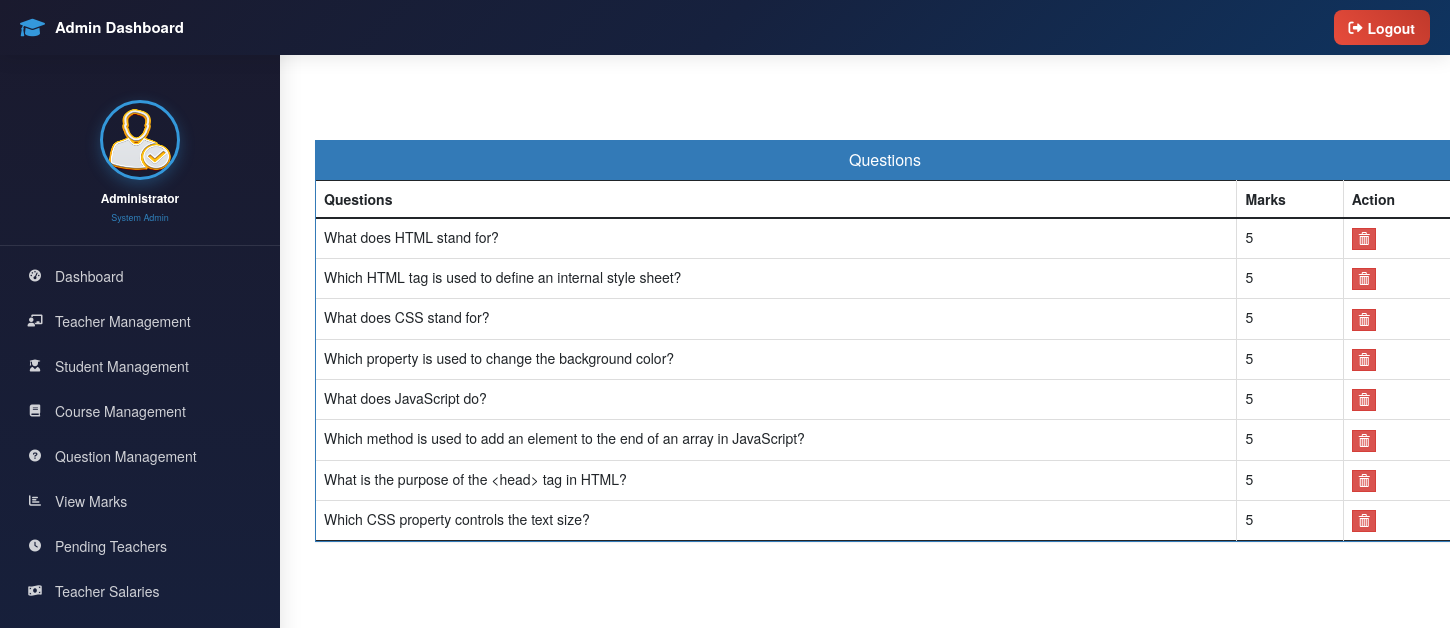
The page /view-question/6 (signed in) on the database its author committed.
### exam/models.py (models this page shows)
class Question(models.Model):
    course=models.ForeignKey(Course,on_delete=models.CASCADE)
    marks=models.PositiveIntegerField()
    question=models.CharField(max_length=600)
    option1=models.CharField(max_length=200)
    option2=models.CharField(max_length=200)
    option3=models.CharField(max_length=200)
    option4=models.CharField(max_length=200)
    cat=(('Option1','Option1'),('Option2','Option2'),('Option3','Option3'),('Option4','Option4'))
    answer=models.CharField(max_length=200,choices=cat)

### exam/views.py (the view)
# urls.py: path('view-question/<int:pk>', views.view_question_view,name='view-question'),
@login_required(login_url='adminlogin')
def view_question_view(request,pk):
    questions=models.Question.objects.all().filter(course_id=pk)
    return render(request,'exam/view_question.html',{'questions':questions})

### templates/exam/view_question.html (shortened to what this page needs)
{% extends 'exam/adminbase.html' %}
{% block content %}
{%load static%}
<head>
  <link href="//netdna.bootstrapcdn.com/bootstrap/3.0.0/css/bootstrap.min.css" rel="stylesheet" id="bootstrap-css">
</head>
<br><br>
<div class="container">
  <div class="panel panel-primary rounded-0">
    <div class="panel-heading rounded-0">
      <h6 class="panel-title">Questions</h6>
    </div>
    <table class="table table-hover table-bordered" id="dev-table">
      <thead>
        <tr>
          <th>Questions</th>
          <th>Marks</th>
          <th>Action</th>
        </tr>
      </thead>
      {% for c in questions %}
      <tr>
        <td> {{c.question}}</td>
        <td>{{c.marks}}</td>
        <td><a class="btn btn-danger btn-xs" style="border-radius: 0%;" href="{% url 'delete-question' c.id  %}"><span class="glyphicon glyphicon-trash"></span></a></td>
      </tr>
      {% endfor %}
    </table>
  </div>
</div>
<br><br><br><br><br><br>
{% endblock content %}

### templates/exam/adminbase.html (style rules this page uses)
* { margin: 0; padding: 0; box-sizing: border-box; }
body { font-family: 'Poppins', sans-serif; background: #f8f9fa; overflow-x: hidden; }

### templates/exam/view_question.html (style rules this page uses)
a:link { text-decoration: none; }
h6 { text-align: center; }

### rows shown on the page
Question: question "What does HTML stand for?", marks "5"
Question: question "Which HTML tag is used to define an internal style sheet?", marks "5"
Question: question "What does CSS stand for?", marks "5"
Question: question "Which property is used to change the background color?", marks "5"
Question: question "What does JavaScript do?", marks "5"
Question: question "Which method is used to add an element to the end of an array in JavaScript?", marks "5"
Question: question "What is the purpose of the <head> tag in HTML?", marks "5"
Question: question "Which CSS property controls the text size?", marks "5"
